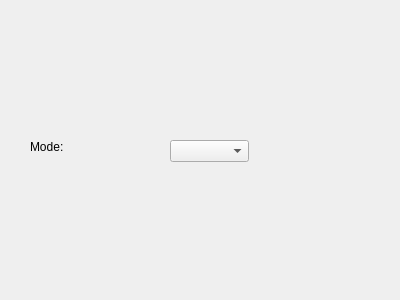
<?xml version="1.0" encoding="UTF-8"?>
<ui version="4.0">
 <class>Form</class>
 <widget class="QWidget" name="Form">
  <property name="geometry">
   <rect>
    <x>0</x>
    <y>0</y>
    <width>400</width>
    <height>300</height>
   </rect>
  </property>
  <property name="windowTitle">
   <string>Form</string>
  </property>
  <widget class="QLabel" name="label">
   <property name="geometry">
    <rect>
     <x>30</x>
     <y>140</y>
     <width>57</width>
     <height>14</height>
    </rect>
   </property>
   <property name="text">
    <string>Mode:</string>
   </property>
  </widget>
  <widget class="QComboBox" name="comboBox">
   <property name="geometry">
    <rect>
     <x>170</x>
     <y>140</y>
     <width>79</width>
     <height>22</height>
    </rect>
   </property>
  </widget>
 </widget>
 <resources/>
 <connections/>
</ui>
